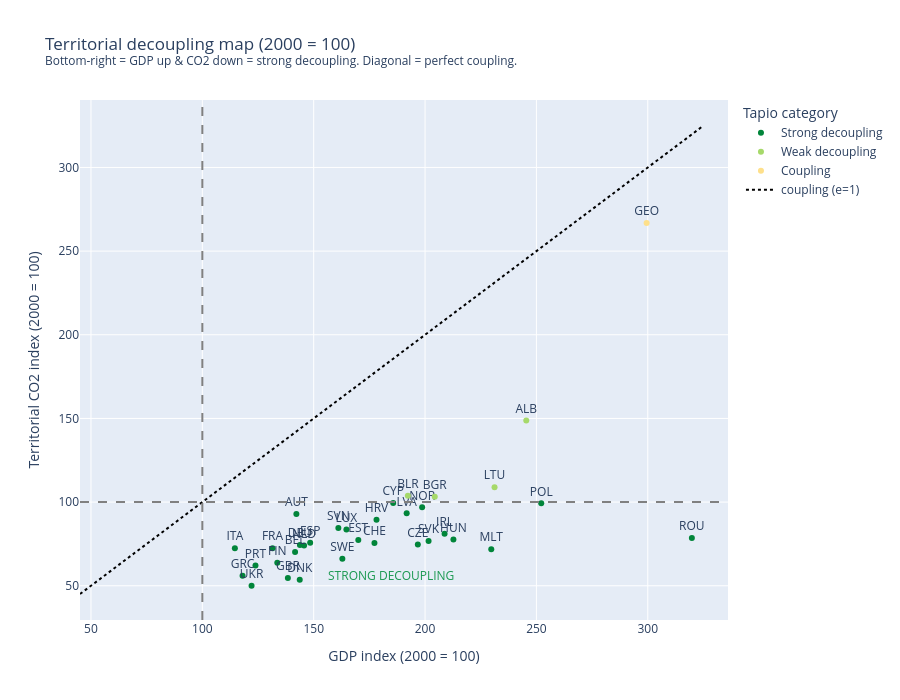

The cell this chart's notebook holds for it:
### Code cell
# Decoupling map: GDP index vs CO2 index, with the Tapio zones drawn in (2000 base)
scatter_df = decoupling_2000.copy()

fig = px.scatter(
    scatter_df, 
    x='gdp_index', 
    y='co2_index', 
    color='category', 
    text='iso_code',
    category_orders={'category': CATEGORY_ORDER}, 
    color_discrete_map=CATEGORY_COLORS,
    title='Territorial decoupling map (2000 = 100)<br>'
          '<sup>Bottom-right = GDP up & CO2 down = strong decoupling. Diagonal = perfect coupling.</sup>',
    labels={
        'gdp_index': 'GDP index (2000 = 100)', 
        'co2_index': 'Territorial CO2 index (2000 = 100)',
        'category': 'Tapio category'
    },
    height=700
)
axis_lo = min(scatter_df['gdp_index'].min(), scatter_df['co2_index'].min(), 95) - 5
axis_hi = max(scatter_df['gdp_index'].max(), scatter_df['co2_index'].max(), 105) + 5
fig.add_trace(go.Scatter(x=[axis_lo, axis_hi], y=[axis_lo, axis_hi], mode='lines',
                         line=dict(dash='dot', color='black'), name='coupling (e=1)'))
fig.add_hline(y=100, line_dash='dash', line_color='gray')
fig.add_vline(x=100, line_dash='dash', line_color='gray')
fig.add_annotation(x=axis_hi- 140, 
                   y=axis_lo + 11, 
                   text='STRONG DECOUPLING',
                   showarrow=False, 
                   font=dict(color='#1a9850')
)
fig.update_traces(textposition='top center')
fig.show()

### Figure 1 — Plotly figure (JSON) as saved in the notebook; plotly's stock layout.template omitted (floating-point values rounded to 4 significant figures)
{"data": [{"hovertemplate": "Tapio category=Strong decoupling<br>GDP index (2000 = 100)=%{x}<br>Territorial CO2 index (2000 = 100)=%{y}<br>iso_code=%{text}<extra></extra>", "legendgroup": "Strong decoupling", "marker": {"color": "#01853A", "symbol": "circle"}, "mode": "markers+text", "name": "Strong decoupling", "orientation": "v", "showlegend": true, "text": ["GRC", "UKR", "ITA", "PRT", "GBR", "FIN", "DNK", "FRA", "BEL", "DEU", "NLD", "SWE", "ESP", "EST", "CHE", "CZE", "LUX", "SVN", "SVK", "MLT", "HUN", "IRL", "AUT", "HRV", "ROU", "LVA", "NOR", "CYP", "POL"], "textposition": "top center", "type": "scatter", "x": [118.1, 122.1, 114.6, 123.9, 138.4, 133.7, 143.7, 131.5, 141.6, 143.8, 145.7, 162.9, 148.4, 170.0, 177.3, 196.8, 164.7, 161.1, 201.6, 229.7, 212.7, 208.8, 142.2, 178.2, 319.8, 191.7, 198.7, 185.7, 252.2], "xaxis": "x", "y": [55.95, 50.07, 72.43, 62.17, 54.67, 63.73, 53.57, 72.48, 70.14, 74.29, 74.06, 66.21, 75.74, 77.34, 75.54, 74.7, 83.59, 84.52, 76.7, 71.88, 77.72, 81.05, 92.83, 89.48, 78.52, 93.31, 96.92, 99.49, 99.24], "yaxis": "y"}, {"hovertemplate": "Tapio category=Weak decoupling<br>GDP index (2000 = 100)=%{x}<br>Territorial CO2 index (2000 = 100)=%{y}<br>iso_code=%{text}<extra></extra>", "legendgroup": "Weak decoupling", "marker": {"color": "#A6D96A", "symbol": "circle"}, "mode": "markers+text", "name": "Weak decoupling", "orientation": "v", "showlegend": true, "text": ["BGR", "BLR", "LTU", "ALB"], "textposition": "top center", "type": "scatter", "x": [204.4, 192.3, 231.2, 245.4], "xaxis": "x", "y": [103.1, 103.8, 108.9, 148.7], "yaxis": "y"}, {"hovertemplate": "Tapio category=Coupling<br>GDP index (2000 = 100)=%{x}<br>Territorial CO2 index (2000 = 100)=%{y}<br>iso_code=%{text}<extra></extra>", "legendgroup": "Coupling", "marker": {"color": "#FEE08B", "symbol": "circle"}, "mode": "markers+text", "name": "Coupling", "orientation": "v", "showlegend": true, "text": ["GEO"], "textposition": "top center", "type": "scatter", "x": [299.5], "xaxis": "x", "y": [266.8], "yaxis": "y"}, {"line": {"color": "black", "dash": "dot"}, "mode": "lines", "name": "coupling (e=1)", "textposition": "top center", "type": "scatter", "x": [45.07, 324.8], "y": [45.07, 324.8]}], "layout": {"annotations": [{"font": {"color": "#1a9850"}, "showarrow": false, "text": "STRONG DECOUPLING", "x": 184.8, "y": 56.07}], "height": 700, "legend": {"title": {"text": "Tapio category"}, "tracegroupgap": 0}, "shapes": [{"line": {"color": "gray", "dash": "dash"}, "type": "line", "x0": 0, "x1": 1, "xref": "x domain", "y0": 100, "y1": 100, "yref": "y"}, {"line": {"color": "gray", "dash": "dash"}, "type": "line", "x0": 100, "x1": 100, "xref": "x", "y0": 0, "y1": 1, "yref": "y domain"}], "title": {"text": "Territorial decoupling map (2000 = 100)<br><sup>Bottom-right = GDP up & CO2 down = strong decoupling. Diagonal = perfect coupling.</sup>"}, "xaxis": {"anchor": "y", "domain": [0, 1], "title": {"text": "GDP index (2000 = 100)"}}, "yaxis": {"anchor": "x", "domain": [0, 1], "title": {"text": "Territorial CO2 index (2000 = 100)"}}}}
